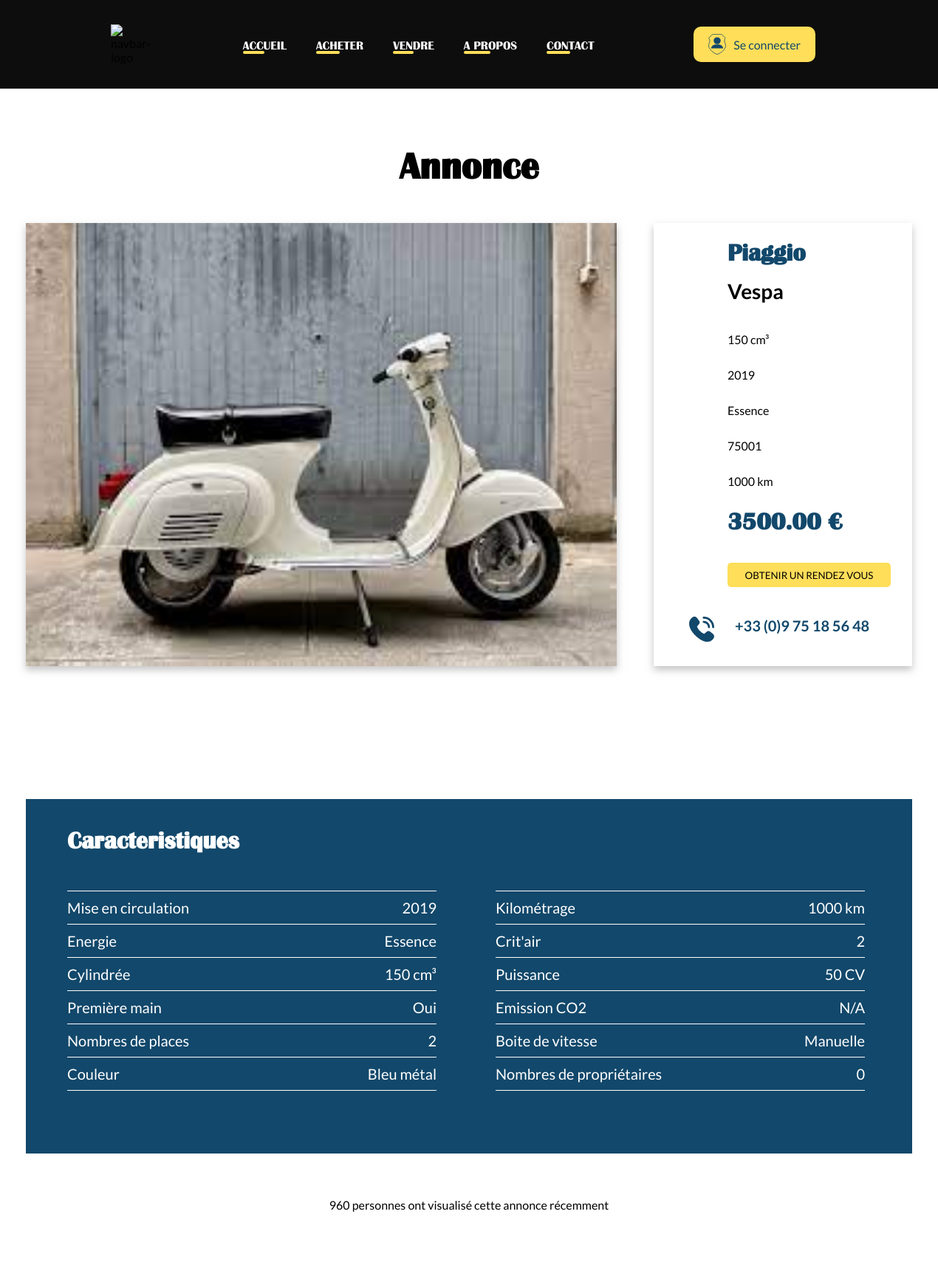
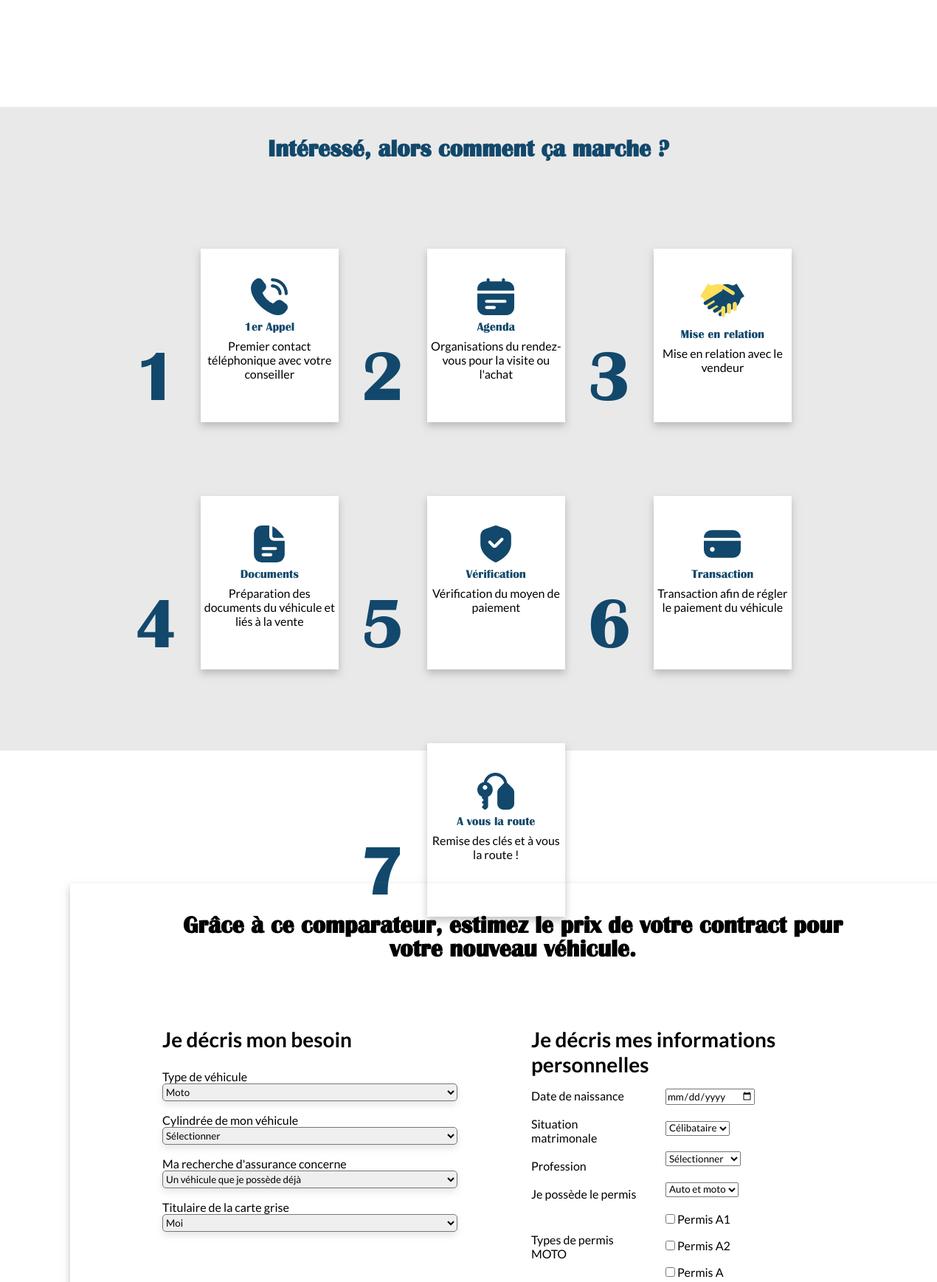
/index.php?action=detail&id=2 (upper part), run on the app's committed database (2 pictures, top to bottom).
### tables this page shows
CREATE TABLE IF NOT EXISTS `vehicles` (
  `id` int NOT NULL AUTO_INCREMENT,
  `type` enum('moto','scooter','quad','electrique') NOT NULL,
  `brand` varchar(255) NOT NULL,
  `brand_url` varchar(32) NOT NULL,
  `model` varchar(255) NOT NULL,
  `year` year DEFAULT NULL,
  `mileage` int DEFAULT NULL,
  `ad_id` int NOT NULL,
  `price` decimal(10,2) DEFAULT NULL,
  `first_hand` tinyint(1) DEFAULT '0',
  `history` tinyint(1) DEFAULT '0',
  `engine_size` int DEFAULT NULL,
  `location` varchar(5) NOT NULL,
  `picture_url` varchar(255) NOT NULL,
  PRIMARY KEY (`id`)
);

### controllers/adController.php (called while the page is built, shortened)
<?php
require_once '../models/ad.php';
class AdController {
    private $adModel;
    public function __construct() {
        $this->adModel = new Ad();
    }
    public function showAdDetail($id) {
        $ad = $this->adModel->getAdById($id);
        require_once '../views/ad.php';
    }
}

### models/ad.php (called while the page is built, shortened)
<?php
require_once 'database.php';
class Ad {
    private $db;
    public function __construct() {
        $database = new Database();
        $this->db = $database->getConnection();
    }
    public function getAdById($id) {
        $stmt = $this->db->prepare("SELECT * FROM vehicles WHERE ad_id = ?");
        $stmt->bind_param("i", $id);
        $stmt->execute();
        $result = $stmt->get_result();
        return $result->fetch_assoc();
    }
}

### models/database.php (called while the page is built, shortened)
<?php
class Database {
    private $host = "db";
    private $dbName = "BonnieAndRide";
    private $username = "root";
    private $password = "exemple";
    private $conn = null;
    public function getConnection() {
        if ($this->conn === null) {
            $this->conn = new mysqli($this->host, $this->username, $this->password, $this->dbName);
        }
        return $this->conn;
    }
}

### views/ad.php (the view, shortened to what this page needs)
<?php
include_once '../public/includes/header.php';
?>
<div id="containerAd">
<h1>Annonce</h1>
    <div id ='main'>
        <div id='infoAd'>
            <img id='imgAd' src="<?= $glob_dev.'/assets/images/'.htmlspecialchars($ad['picture_url']) ?>" alt="">
            <div id='infoComplementaireAd'>
                <h2><?= htmlspecialchars($ad['brand']) ?></h2>
                <br>
                <h3><?= htmlspecialchars($ad['model']) ?></h3>
                <br>
                <p><?= htmlspecialchars($ad['engine_size']) ?> cm³</p>
                <br>
                <p><?= htmlspecialchars($ad['year']) ?></p>
                <br>
                <?php if(htmlspecialchars($ad['type'])==='electrique'){?>
                    <p> Électrique </p>
                <?php }else{?>
                    <p> Essence </p>
                <?php } ?>
                <br>
                <p><?= htmlspecialchars($ad['location']) ?></p>
                <br>
                <p><?= htmlspecialchars($ad['mileage']) ?> km</p>
                <br>
                <h2><?= htmlspecialchars($ad['price']) ?> € </h2>
                <button>OBTENIR UN RENDEZ VOUS</button>
                <br>
                <div id='tel'>
                    <h4>+33 (0)9 75 18 56 48</h4>
                </div>
            </div>
        </div>
        <div>
            <div id='caracteristiquesAd'>
                <h2>Caracteristiques</h2>
                <div id='tabRow'>
                    <div id='tab1'>
                        <div class='elmtTab'>
                            <p>Mise en circulation</p>
                            <p><?= htmlspecialchars($ad['year']) ?></p>
                        </div>
                        <div class='elmtTab'>
                            <p>Energie</p>
                            <?php if(htmlspecialchars($ad['type'])==='electrique'){?>
                                <p> Électrique </p>
                            <?php }else{?>
                                <p> Essence </p>
                            <?php } ?>
                        </div>
                        <div class='elmtTab'>
                            <p>Cylindrée</p>
                            <p><?= htmlspecialchars($ad['engine_size']) ?> cm³</p>
                        </div>
                        <div class='elmtTab'>
                            <p>Première main</p>
                            <?php if(htmlspecialchars($ad['first_hand'])==='1'){?>
                                <p> Oui </p>
                            <?php }else{?>
                                <p> Non </p>
                            <?php } ?>
                        </div>
                        <div class='elmtTab'>
                            <p>Nombres de places</p>
                            <p>2</p>
                        </div>
                        <div class='elmtTab'>
                            <p>Couleur</p>
                            <p>Bleu métal</p>
                        </div>
                    </div>
                    <div id='tab2'>
                        <div class='elmtTab'>
                            <p>Kilométrage</p>
                            <p><?= htmlspecialchars($ad['mileage']) ?> km</p>
                        </div>
                        <div class='elmtTab'>
                            <p>Crit'air</p>
                            <p>2</p>
                        </div>
                        <div class='elmtTab'>
                            <p>Puissance</p>
                            <p>50 CV</p>
                        </div>
                        <div class='elmtTab'>
                            <p>Emission CO2</p>
                            <p>N/A</p>
                        </div>
                        <div class='elmtTab'>
                            <p>Boite de vitesse</p>
                            <?php if(htmlspecialchars($ad['type'])==='electrique'){?>
                                <p> Automatique </p>
                            <?php }else{?>
                                <p> Manuelle </p>
                            <?php } ?>
                        </div>
                        <div class='elmtTab'>
                            <p>Nombres de propriétaires</p>
                            <p><?= htmlspecialchars($ad['history']) ?></p>
                        </div>
                    </div>
                </div>
            </div>
            <div id='visibiliteAd'>
                <p> 960 personnes ont visualisé cette annonce récemment</p>
            </div>
        </div>
        <div id='mainContainerStepAd'>
            <h2 id='titleStepAd'>Intéressé, alors comment ça marche ? </h2>
            <div id='ContainerStepAd'>
                <div class='stepAd'>
                        <p>1</p>
                        <div class='InfoStepAd'>
                            <p class='titleInfoStepAd'>1er Appel</p>
                            <p>Premier contact téléphonique avec votre conseiller</p>
                        </div>
                </div>
                <div class='stepAd'>
                        <p>2</p>
                        <div class='InfoStepAd'>
                            <p class='titleInfoStepAd'>Agenda</p>
                            <p>Organisations du rendez-vous pour la visite ou l'achat</p>
                        </div>
                </div>
                <div class='stepAd'>
                        <p>3</p>
                        <div class='InfoStepAd'>
                            <p class='titleInfoStepAd'>Mise en relation</p>
                            <p>Mise en relation avec le vendeur</p>
                        </div>
                </div>
                <div class='stepAd'>
                        <p>4</p>
                        <div class='InfoStepAd'>
                            <p class='titleInfoStepAd'>Documents</p>
                            <p>Préparation des documents du véhicule et liés à la vente</p>
                        </div>
                </div>
                <div class='stepAd'>
                        <p>5</p>
                        <div class='InfoStepAd'>
                            <p class='titleInfoStepAd'>Vérification</p>
                            <p>Vérification du moyen de paiement</p>
                        </div>
                </div>
                <div class='stepAd'>
                        <p>6</p>
                        <div class='InfoStepAd'>
                        <svg xmlns="http://www.w3.org/2000/svg" id="Filled" viewBox="0 0 24 24" fill='#12486B' width="50" height="50"><path d="M19,3H5A5.006,5.006,0,0,0,0,8H24A5.006,5.006,0,0,0,19,3Z"/><path d="M0,16a5.006,5.006,0,0,0,5,5H19a5.006,5.006,0,0,0,5-5V10H0Zm7-.5A1.5,1.5,0,1,1,5.5,14,1.5,1.5,0,0,1,7,15.5"/></svg>
                            <p class='titleInfoStepAd'>Transaction</p>
                            <p>Transaction afin de régler le paiement du véhicule</p>
                        </div>
                </div>
                <div class='stepAd'>
                        <p>7</p>
                        <div class='InfoStepAd'>
                            <p class='titleInfoStepAd'>A vous la route</p>
                            <p>Remise des clés et à vous la route !</p>
                        </div>
                </div>
            </div>
        </div>
        <div id="containerComparateur">
            <h2>Grâce à ce comparateur, estimez le prix de votre contract pour votre nouveau véhicule.</h2>
            <div id="comparateurDiv">
                <div id="monBesoinComparateur">
                    <h3>Je décris mon besoin</h3>
                    <form action="/submit_assurance" method="post">
                        <label for="type_vehicule">Type de véhicule</label>
                        <br>
                        <select id="type_vehicule" name="type_vehicule">
                        <option value="moto">Moto</option>
                        </select>
                        <br>
                        <label for="cylindree">Cylindrée de mon véhicule</label>
                        <br>
                        <select id="cylindree" name="cylindree">
                        <option value="selectionner" selected>Sélectionner</option>
                        </select>
                        <br>
                        <label for="recherche_assurance">Ma recherche d'assurance concerne</label>
                        <br>
                        <select id="recherche_assurance" name="recherche_assurance">
                        <option value="deja_possede">Un véhicule que je possède déjà</option>
                        </select>
                        <br>
                        <label for="carte_grise">Titulaire de la carte grise</label>
                        <br>
                        <select id="carte_grise" name="carte_grise">
                        <option value="moi">Moi</option>
                        </select>
                        <br>
                    </form>
                </div>
                <div id="containerInfoPersoComparateur">
                    <h3>Je décris mes informations personnelles</h3>
                    <div id="infoPersoComparateur">
                        <div id="labelInfoPerso">
                            <label for="date">Date de naissance</label>
                            <br>
                            <label for="matrimonale">Situation matrimonale</label>
                            <br>
                            <label for="profession">Profession</label>
                            <br>
                            <label for="permis">Je possède le permis</label>
                            <br>
                            <label id="labelTypePermis" for="typePermis">Types de permis MOTO</label>
                            <br>
                        </div>
                        <div id="inputInfoPerso">
                            <form action="">
                                <input type="date" id="date" name="date">
                                <br>
                                <select id="matrimonale" name="matrimonale">
                                <option value="Celibataire">Célibataire</option>
                                </select>
                                <br>
                                <select id="profession" name="profession">
                                <option value="selectionner" selected>Sélectionner</option>
                                </select>
                                <br>
                                <select id="permis" name="permis">
                                <option value="autoMoto">Auto et moto</option>
                                </select>
                                <br>
                                <input type="checkbox" id="permis_a1" name="permis_a1" value="permis_a1">
                                <label for="permis_a1">Permis A1</label>
                                <br>
                                <input type="checkbox" id="permis_a2" name="permis_a2" value="permis_a2">
                                <label for="permis_a2">Permis A2</label>
                                <br>
                                <input type="checkbox" id="permis_a" name="permis_a" value="permis_a">
                                <label for="permis_a">Permis A</label>
                                <br>
                            </form>
                        </div>
                    </div>
                </div>
            </div>
        </div>
    </div>
</div>
<?php
include_once '../public/includes/footer.php';
?>

### public/css/style.css (style rules this page uses)
:root { --blue: #12486B; --yellow: #FFDE59; --white: #FFFFFF; --black: #0D0D0D; --grey: #7C7C7C; --grey-hover: #E9E9E9; --red: #E72828; }
*, *::before, *::after { margin: 0; padding: 0; box-sizing: border-box; font-family: 'Lato', sans-serif; }

### data on the page
vehicles: picture_url (picture), brand "Piaggio", model "Vespa", engine_size "150", year "2019", location "75001", mileage "1000", price "3500.00", history "0"

### other printed values
$item[0] "ACCUEIL"
$item[0] "ACHETER"
$item[0] "VENDRE"
$item[0] "A PROPOS"
$item[0] "CONTACT"
